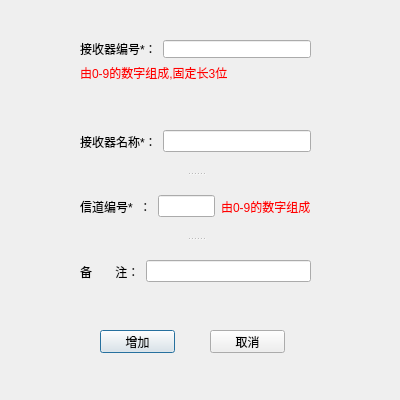
<?xml version="1.0" encoding="UTF-8"?>
<ui version="4.0">
 <class>AddReceiverDialog</class>
 <widget class="QDialog" name="AddReceiverDialog">
  <property name="geometry">
   <rect>
    <x>0</x>
    <y>0</y>
    <width>400</width>
    <height>400</height>
   </rect>
  </property>
  <property name="minimumSize">
   <size>
    <width>400</width>
    <height>400</height>
   </size>
  </property>
  <property name="maximumSize">
   <size>
    <width>400</width>
    <height>400</height>
   </size>
  </property>
  <property name="windowTitle">
   <string>增加接收器</string>
  </property>
  <widget class="QPushButton" name="ptnAdd">
   <property name="geometry">
    <rect>
     <x>100</x>
     <y>330</y>
     <width>75</width>
     <height>23</height>
    </rect>
   </property>
   <property name="text">
    <string>增加</string>
   </property>
  </widget>
  <widget class="QPushButton" name="ptnCancel">
   <property name="geometry">
    <rect>
     <x>210</x>
     <y>330</y>
     <width>75</width>
     <height>23</height>
    </rect>
   </property>
   <property name="text">
    <string>取消</string>
   </property>
  </widget>
  <widget class="QWidget" name="layoutWidget">
   <property name="geometry">
    <rect>
     <x>80</x>
     <y>40</y>
     <width>231</width>
     <height>42</height>
    </rect>
   </property>
   <layout class="QVBoxLayout" name="verticalLayout">
    <item>
     <layout class="QHBoxLayout" name="horizontalLayout_3">
      <item>
       <widget class="QLabel" name="label">
        <property name="text">
         <string>接收器编号*：</string>
        </property>
       </widget>
      </item>
      <item>
       <widget class="QLineEdit" name="edtReceiverNo"/>
      </item>
     </layout>
    </item>
    <item>
     <widget class="QLabel" name="label_7">
      <property name="styleSheet">
       <string notr="true">color:red
</string>
      </property>
      <property name="text">
       <string>由0-9的数字组成,固定长3位</string>
      </property>
     </widget>
    </item>
   </layout>
  </widget>
  <widget class="QSplitter" name="splitter">
   <property name="geometry">
    <rect>
     <x>80</x>
     <y>111</y>
     <width>231</width>
     <height>191</height>
    </rect>
   </property>
   <property name="orientation">
    <enum>Qt::Vertical</enum>
   </property>
   <widget class="QWidget" name="layoutWidget">
    <layout class="QHBoxLayout" name="horizontalLayout">
     <item>
      <widget class="QLabel" name="label_2">
       <property name="text">
        <string>接收器名称*：</string>
       </property>
      </widget>
     </item>
     <item>
      <widget class="QLineEdit" name="edtReceiverName"/>
     </item>
    </layout>
   </widget>
   <widget class="QWidget" name="layoutWidget">
    <layout class="QHBoxLayout" name="horizontalLayout_2">
     <item>
      <widget class="QLabel" name="label_4">
       <property name="text">
        <string>信道编号*  ：</string>
       </property>
      </widget>
     </item>
     <item>
      <widget class="QLineEdit" name="edtChannelID"/>
     </item>
     <item>
      <widget class="QLabel" name="label_8">
       <property name="styleSheet">
        <string notr="true">color:red</string>
       </property>
       <property name="text">
        <string>由0-9的数字组成</string>
       </property>
      </widget>
     </item>
    </layout>
   </widget>
   <widget class="QWidget" name="layoutWidget">
    <layout class="QHBoxLayout" name="horizontalLayout_4">
     <item>
      <widget class="QLabel" name="label_3">
       <property name="text">
        <string>备       注：</string>
       </property>
      </widget>
     </item>
     <item>
      <widget class="QLineEdit" name="edtReceiverComments"/>
     </item>
    </layout>
   </widget>
  </widget>
 </widget>
 <resources/>
 <connections/>
</ui>
